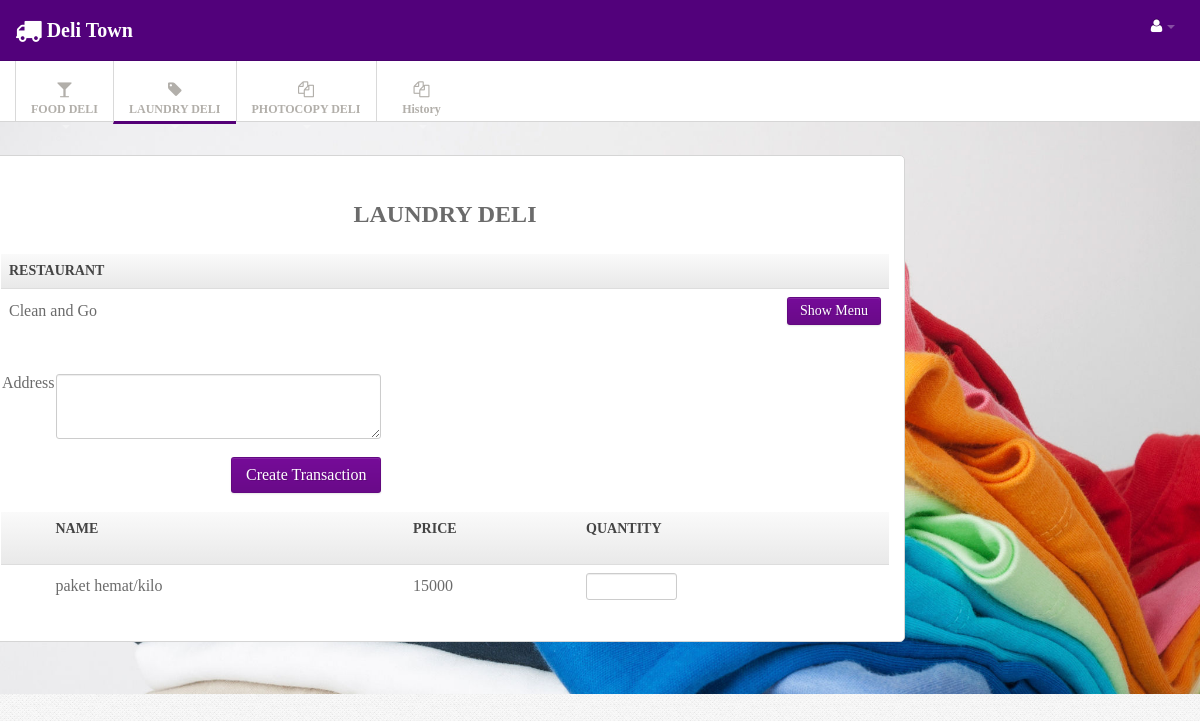
Screenshot of /index.php?menu=deliLaundry&service=5 (signed in) with the database file from the repository.
### tables this page shows
CREATE TABLE IF NOT EXISTS `service` (
  `id_service` int(11) NOT NULL,
  `name` varchar(50) NOT NULL,
  `address` text NOT NULL,
  `phone` double NOT NULL,
  `type` varchar(15) NOT NULL,
  `id_user` int(11) NOT NULL
);

CREATE TABLE IF NOT EXISTS `menu` (
  `id_menu` int(11) NOT NULL,
  `id_service` int(11) NOT NULL,
  `name` varchar(50) NOT NULL,
  `price` double NOT NULL
);

### controller/foodController.php (called while the page is built, shortened)
<?php
class foodController {
    private $servicedao;
    private $menudao;
    public function __construct() {
        $this->servicedao = new serviceDao();
        $this->menudao = new menuDao();
    }
    public function laundry() {
        $hasil = $this->servicedao->get_service_by_type(2)->getIterator();
        if (isset($_GET['service'])) {
            $id_service = $_GET['service'];
            $menu = $this->menudao->get_menu_by_service($id_service)->getIterator();
        }
        require '/view/deliLaundry.php';
    }
}

### model/serviceDao.php (called while the page is built, shortened)
<?php
class serviceDao implements serviceInterface {
    public function get_service_by_type($type) {
        $services = new ArrayObject();
        try {
            $conn = conection::getconection();
            $sql = "SELECT * from service where type = ?";
            $stmt = $conn->prepare($sql);
            $stmt->bindParam(1, $type);
            $stmt->execute();
            while ($row = $stmt->fetch()) {
                $service = new service();
                $service->setId_service($row['id_service']);
                $service->setName($row['name']);
                $service->setAddress($row['address']);
                $service->setPhone($row['phone']);
                $service->setType($row['type']);
                $service->setId_user($row['id_user']);
                $services->append($service);
            }
        } catch (Exception $e) {
            echo $e->getMessage();
            die();
        }
        return $services;
    }
}

### model/service.php (called while the page is built, shortened)
<?php
class service {
    private $id_service;
    private $name;
        public function getId_service() {
        return $this->id_service;
    }
    public function getName() {
        return $this->name;
    }
    public function setId_service($id_service) {
        $this->id_service = $id_service;
    }
    public function setName($name) {
        $this->name = $name;
    }
}

### model/menuDao.php (called while the page is built, shortened)
<?php
class menuDao implements menuInterface {
    public function get_menu_by_service($id_service) {
        $menus = new ArrayObject();
        try {
            $conn = conection::getconection();
            $sql = "SELECT * from menu where id_service = ?";
            $stmt = $conn->prepare($sql);
            $stmt->bindParam(1, $id_service);
            $stmt->execute();
            while ($row = $stmt->fetch()) {
                $menu = new menu();
                $menu->setId_menu($row['id_menu']);
                $menu->setId_service($row['id_service']);
                $menu->setName($row['name']);
                $menu->setPrice($row['price']);
                $menus->append($menu);
            }
        } catch (Exception $e) {
            echo $e->getMessage();
            die();
        }
        return $menus;
    }
}

### model/menu.php (called while the page is built, shortened)
<?php
class menu {
    private $name;
    private $price;
    public function getName() {
        return $this->name;
    }
    public function getPrice() {
        return $this->price;
    }
    public function setName($name) {
        $this->name = $name;
    }
    public function setPrice($price) {
        $this->price = $price;
    }
}

### view/deliLaundry.php (the view, shortened to what this page needs)
<!DOCTYPE html>
<html>
  <head>
  </head>
  <body>
        <div class="navbar navbar-fixed-top">
          <div class="navbar-inner">
            <div class="container">
                            <a href="index.php?menu=home"class="brand"><div class="icon-large icon-truck">
                            </div>Deli Town</a>
              <div class="nav-collapse">
                <ul class="nav pull-right">
                  <?php if ($_SESSION['is_logged']) { ?>
                  <li class="dropdown"><a href="#" class="dropdown-toggle" data-toggle="dropdown">
                    <i class="icon-large icon-user"></i> <b class="caret"></b></a>
                   </li>
                  </ul>
                  <?php } ?>
              </div>
            </div>
          </div>
        </div>
        <div class="subnavbar">
          <div class="subnavbar-inner">
            <div class="container">
              <ul class="mainnav">
                <li class="dropdown"><a href="index.php?menu=deliFood" class="dropdown-toggle" >
                  <div class="icon-large icon-glass">
                  </div>
                  <span>FOOD DELI</span> <b class="caret"></b></a>
                </li>
                <li class="active"><a href="index.php?menu=deliLaundry" class="dropdown-toggle" >
                  <div class="icon-large icon-tag">
                  </div>
                  <span>LAUNDRY DELI</span> <b class="caret"></b></a>
                </li>
                <li class="dropdown"><a href="index.php?menu=deliCopy" class="dropdown-toggle" >
                  <div class="icon-large icon-copy">
                  </div>
                  <span>PHOTOCOPY DELI</span> <b class="caret"></b></a>
                </li>
                <?php if ($_SESSION['is_logged']) { ?>
              <li class="dropdown"><a href="index.php?menu=HistoryTransac" class="dropdown-toggle" >
                      <div class="icon-large icon-copy">
                      </div>
                      <span>History</span> <b class="caret"></b></a>
              </li>
              <?php } ?>
              </ul>
            </div>
          </div>
        </div>
    <div class="main"style="background-image:url('img/laundry_background.jpg');background-size:100%">
    <div class="main-inner">
      <div class="container">
        <div class="row">
  				<div class="widget" >
  					<div class="widget-content" style="width: 74%;">
  						<div class="faq-container">
  								<ol class="faq-list">
  								<h2 style="text-align: center;">LAUNDRY DELI</h2><br>
                           <?php
                                            echo '<table class="table table-striped table-bordered" style="">';
                                            echo '<th colspan=2> restaurant';
                                            while ($hasil->valid()) {
                                                echo "<tr>";
                                                echo "<td> "
                                                . $hasil->current()->getName();
                                                echo "</td>";
                                                if ($_SESSION['is_logged']) {
                                                    echo "<td>";
                                                    ?>
                                                    <a href="index.php?menu=deliLaundry&service=<?php echo $hasil->current()->getId_service(); ?>" name="show">
                                                        <input type='button' class='button btn btn-success' value='Show Menu'>
                                                    </a>
                                                    <?php
                                                    echo "</td>";
                                                }
                                                echo "</tr>";
                                                $hasil->next();
                                            }
                                            ?>
                                            </table>
                                            <br>
                                            <?php if (isset($_GET['service'])) { ?>
                                                <?php if ($_SESSION['createTransac'] == FALSE) { ?>
                                                    <form method="POST" enctype="multipart/form-data">
                                                        <table>
                                                            <tr>
                                                                <td style="vertical-align: top">Address</td>
                                                                <td><textarea name="address" style="width: 25em;height: 5em;vertical-align: top"></textarea></td>
                                                            </tr>
                                                            <tr>
                                                                <td colspan="2"> <input type="submit" class="button btn btn-success btn-large" style="margin-top: 1em" value="Create Transaction" name="btn_transac">
                                                            </tr>
                                                        </table>
                                                    </form>
                                                <?php } ?>
                                                <table class="table table-striped table-bordered">
                                                    <th> <th>Name <th> Price  <th> Quantity   <?php if($_SESSION['createTransac']){?> <th> Action <?php } ?>
                                                        <?php while ($menu->valid()) { ?>
                                                        <form method="POST" enctype="multipart/form-data">
                                                            <tr>
                                                                <td> <input type="hidden"  value="<?php echo $menu->current()->getId_menu(); ?>" name="id_menu" >
                                                                <td> <?php echo $menu->current()->getName(); ?>
                                                                <td> <?php echo $menu->current()->getPrice(); ?>
                                                                <td><input class="inputQuantity" type="number" name="qty">
                                                            </tr>
                                                        </form>
                                                        <?php
                                                        $menu->next();
                                                    }
                                                    ?>
                                                </table>
                                            <?php } ?>
                                        </div>
                                </div>
                            </div>
                        </div>
                    </div>
                </div>
            </div>
    </body>
</html>

### css/style.css (style rules this page uses)
body { background: #f9f6f1; font : 13px/1.7em 'Kalinga'; }
input, button, select, textarea { font-family:"Kalinga"; }
.table td { vertical-align: middle; }
.table-bordered th { background: #E9E9E9; background:-moz-linear-gradient(top, #FAFAFA 0%, #E9E9E9 100%); background:-webkit-gradient(linear, left top, left bottom, color-stop(0%,#FAFAFA), color-stop(100%,#E9E9E9)); background:-webkit-linear-gradient(top, #FAFAFA 0%,#E9E9E9 100%); background:-o-linear-gradient(top, #FAFAFA 0%,#E9E9E9 100%); background:-ms-linear-gradient(top, #FAFAFA 0%,#E9E9E9 100%); background:linear-gradient(top, #FAFAFA 0%,#E9E9E9 100%); filter: progid:DXImageTransform.Microsoft.gradient(startColorstr='#FAFAFA', endColorstr='#E9E9E9'); -ms-filter: "progid:DXImageTransform.Microsoft.gradient(startColorstr='#FAFAFA', endColorstr='#E9E9E9')"; font-size: 14px; color: #444; text-transform: uppercase; }
.navbar .container { position: relative; }
.navbar-inner { padding: 7px 0; background: #52017b !important; -moz-border-radius: 0; -webkit-border-radius: 0; border-radius: 0; }
.navbar-fixed-top { position: static; }
.navbar .nav a { font-size: 11px; }
.navbar .nav>li>a { color:#fff !important; }
.navbar .brand { font-weight: 600; position: relative; top: 2px; }
.subnavbar-inner { height: 60px; background: #fff; border-bottom: 1px solid #d6d6d6; }
.subnavbar .container > ul { display: inline-block; height: 80px; padding: 0; margin: 0; }
.subnavbar .container > ul > li { float: left; min-width: 90px; height: 60px; padding: 0; margin: 0; text-align: center; vertical-align: middle; list-style: none; border-left: 1px solid #d9d9d9; }
.subnavbar .container > ul > li > a { display: block; height: 100%; padding: 0 15px; padding-top: 20px; font-size: 12px; font-weight: bold; color: #b2afaa; }
.subnavbar .container > ul > li.active { color: #52017b; border-bottom: 3px solid #540077; text-decoration: none; }
.subnavbar .container > ul > li > a > span { display: block; }
.subnavbar .caret { margin-top: 4px; border-top-color: white; border-bottom-color: white; }
.main { padding-bottom: 2em; }
.widget { position: relative; clear: both; width: auto; margin-bottom: 2em; overflow: hidden; }
.widget-content { padding: 1px 15px 15px; background: #FFF; border: 1px solid #D5D5D5; -moz-border-radius: 5px; -webkit-border-radius: 5px; border-radius: 5px; }
.widget-content:before, .widget-content:after { content:""; display:table; }
.widget-content:after { clear:both; }
.widget-content { zoom:1; }

### css/pages/faq.css (style rules this page uses)
.faq-list { padding: 0; margin: 3em 0 0; list-style: none; }

### css/pages/signin.css (style rules this page uses)
body { background: url(../../img/body-bg.png); color:#6b6b6b; font: 13px/1.7em "Kalinga"; }

### rows the page displays
service: name "Clean and Go"
menu: name "paket hemat/kilo", price "15000"
